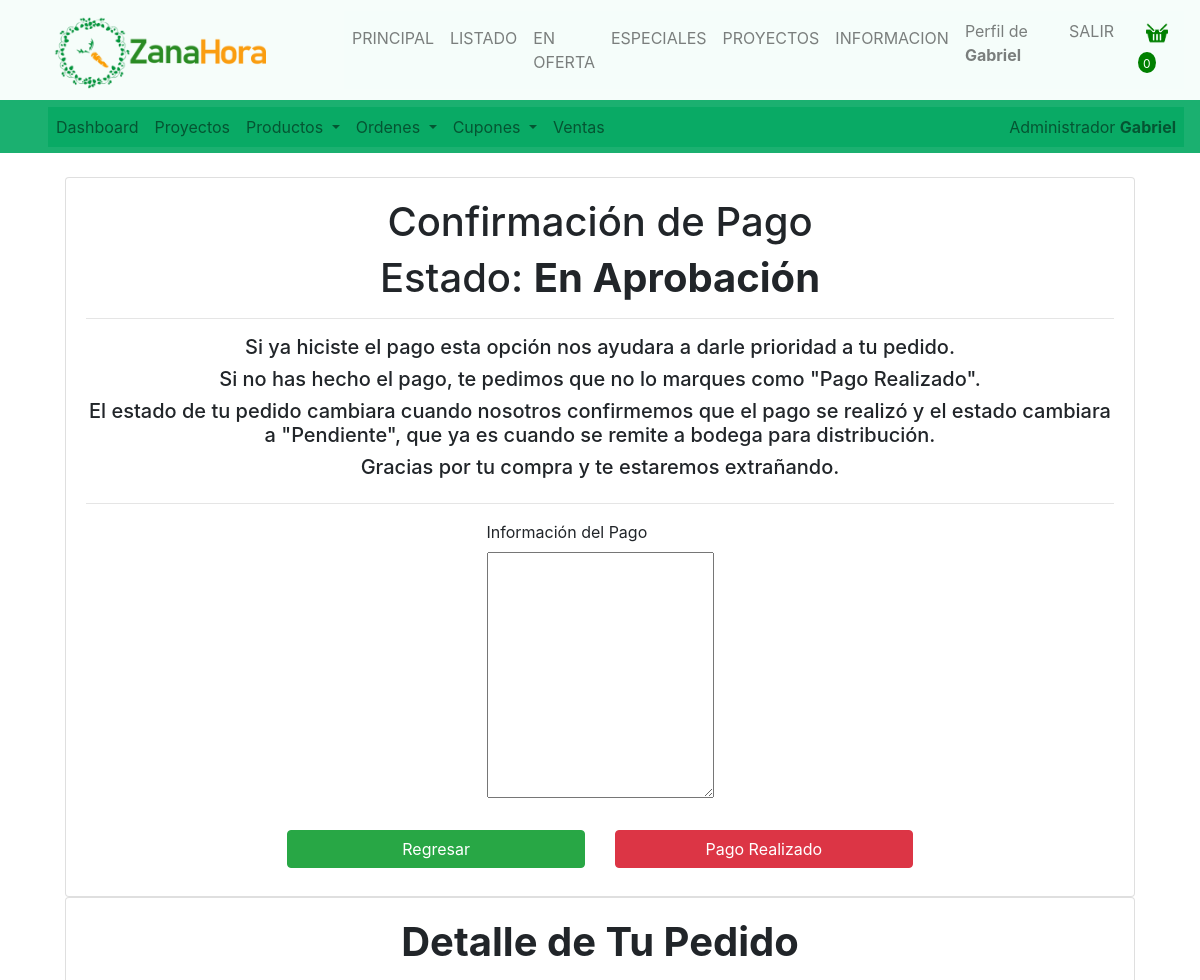
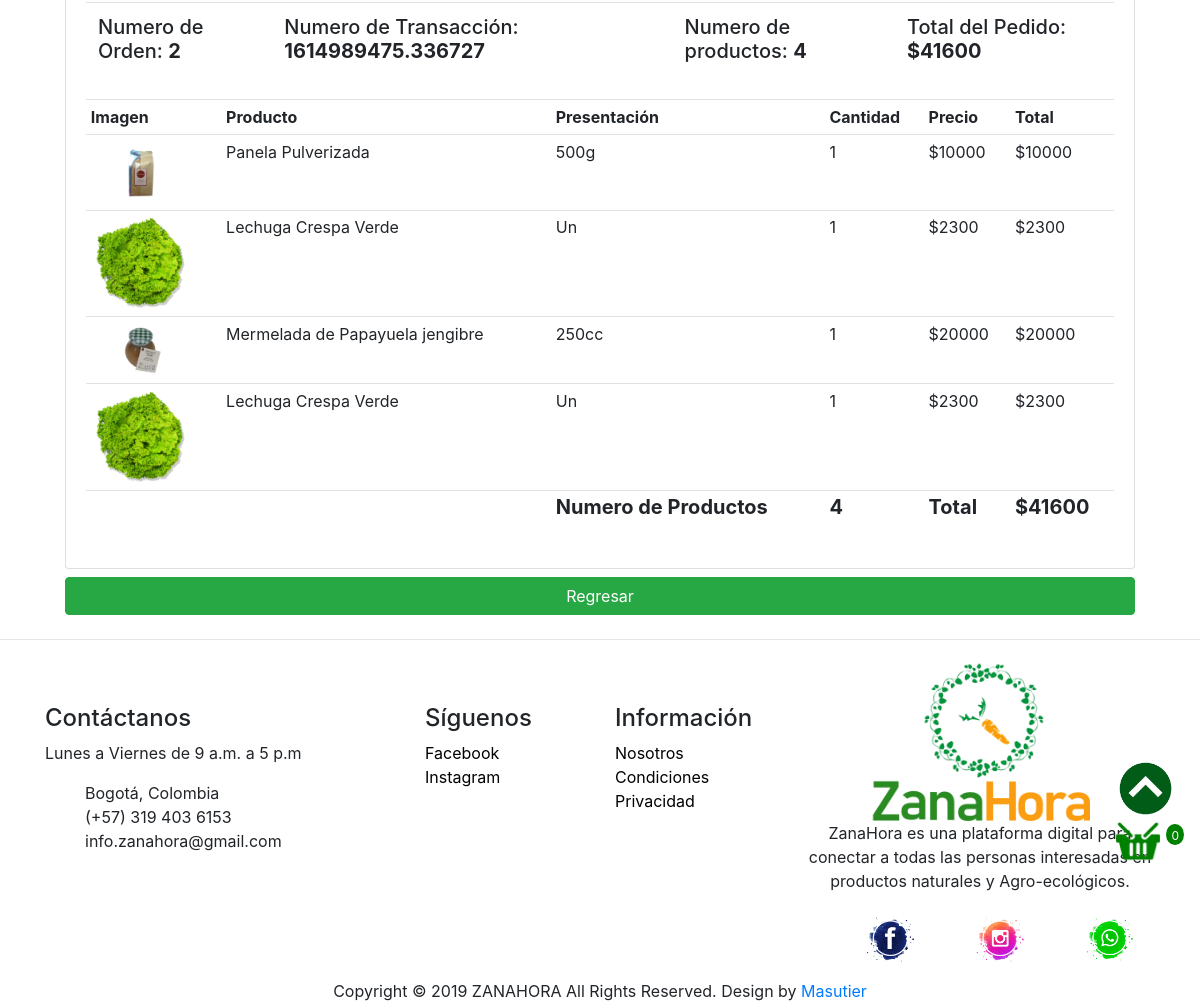
Page /orders/pay_confirm/2/ (signed in) on the committed database (2 pictures, top to bottom).
### orders/models.py (models this page shows, shortened)
class Order(models.Model):
    STATUS = (
        ('En Aprobación', 'En Aprobación'),
        ('Pago Realizado', 'Pago Realizado'),
        ('Pendiente', 'Pendiente'),
        ('En Ruta', 'En Ruta'),
        ('Entrega Confirmada', 'Entrega Confirmada'),
        ('Entregado', 'Entregado'),
        ('Rechazado', 'Rechazado'),
    )
    PAYMENT = (
        ('Daviplata', 'Daviplata'),
        ('Nequi', 'Nequi'),
        ('Bitcoin', 'Bitcoin'),
        ('Contra Entrega', 'Contra Entrega'),
    )
    customer = models.ForeignKey(Customer, on_delete=models.SET_NULL, blank=True, null=True)
    status = models.CharField(max_length=100, blank=True, null=True, default='En Aprobación', choices=STATUS)
    complete = models.BooleanField(default=False, blank=False, null=True)
    transaction_id = models.CharField(max_length=100, blank=True, null=True)
    note = models.TextField(blank=True, null=True)
    pay = models.CharField(max_length=50, blank=True, null=True, choices=PAYMENT)
    pay_note = models.TextField(blank=True, null=True)
    repartidor = models.ForeignKey(Repartidor, on_delete=models.SET_NULL, blank=True, null=True)
    address = models.CharField(max_length=80, blank=True, null=True)
    barrio = models.CharField(max_length=80, blank=True, null=True)
    city = models.CharField(max_length=80, blank=True, null=True, default='Bogotá')
    state = models.CharField(max_length=80, blank=True, null=True, default='Bogotá D.C.')
    country = models.CharField(max_length=80, blank=True, null=True, default='Colombia')
    zipcode = models.CharField(max_length=10, blank=True, null=True, default='111311')
    date_created = models.DateTimeField(auto_now_add=True, blank=True, null=True)
    date_modify = models.DateTimeField(auto_now_add=False, auto_now = True, blank=True, null=True)
    coupon = models.ForeignKey(Coupon, on_delete=models.SET_NULL, null=True, blank=True)
    @property
    def hist_order_total(self):
        orderitems = self.orderitem_set.all()
        total = sum([item.hist_get_total for item in orderitems])
        total += 7000
        return total
    @property
    def get_cart_items(self):
        orderitems = self.orderitem_set.all()
        total = sum([item.quantity for item in orderitems])
        return total

class OrderItem(models.Model):
    product = models.ForeignKey(Product, on_delete=models.SET_NULL, blank=True, null=True)
    order = models.ForeignKey(Order, on_delete=models.CASCADE, blank=True, null=True)
    quantity = models.IntegerField(default=0, blank=True, null=True,)
    itemPrice = models.DecimalField(max_digits=15, decimal_places=0, blank=True, null=True)
    itemCosto = models.DecimalField(max_digits=15, decimal_places=0, blank=True, null=True)
    date_added = models.DateTimeField(auto_now_add=True, blank=True, null=True)
    @property
    def hist_get_total(self):
        total = int(self.itemPrice) * int(self.quantity)
        return total

### products/models.py (models this page shows, shortened)
class Product(models.Model):
    LABEL = (
        ('Usual', 'Usual'),
        ('Nuevo', 'Nuevo'),
        ('Oferta', 'Oferta'),
        ('Especial', 'Especial')
    )
    CONTENIDO = (
        ('Gluten', 'gluten'),
        ('Lacteo', 'Lacteo'),
        ('Syrup', 'Syrup'),
        ('Soya', 'Soya'),
        ('Maní', 'Maní'),
    )
    STATUS = (
        ('Apply', 'Apply'),
        ('Aproved', 'Aproved'),
        ('Void', 'Void'),
        ('Delete', 'Delete')
    )
    CATEGORY = (
        ('Verduras', 'Verduras'),
        ('Legumbres', 'Legumbres'),
        ('Tuberculos', 'Tuberculos'),
        ('Frutas', 'Frutas'),
        ('Frutos_Secos', 'Frutos_Secos'),
        ('Aceites', 'Aceites'),
        ('Endulzantes', 'Endulzantes'),
        ('Especias', 'Especias'),
        ('Conservas', 'Conservas'),
        ('Bebidas', 'Bebidas'),
        ('Pasabocas', 'Pasabocas'),
        ('Proteina_Vegetal', 'Proteina_Vegetal'),
        ('Cosmetica', 'Cosmetica'),
        ('Otro', 'Otro')
    )
    status = models.CharField(max_length=10, blank=True, null=True, default='Apply', choices=STATUS)
    categoria = models.CharField(max_length=30, blank=True, null=True, choices=CATEGORY)
    natural = models.ManyToManyField(Natural, blank=True)
    estilo = models.ManyToManyField(Estilo, blank=True)
    name = models.CharField(max_length=60, blank=True, null=True)
    contenido = models.CharField(max_length=15, blank=True, null=True, choices=CONTENIDO)
    foto1 = models.ImageField(default='media/img/products/defaultProduct.png', upload_to='media/img/products')
    foto2 = models.ImageField(upload_to='media/img/products', blank=True, null=True)
    foto3 = models.ImageField(upload_to='media/img/products', blank=True, null=True)
    foto4 = models.ImageField(upload_to='media/img/products', blank=True, null=True)
    description = models.TextField(blank=True, null=True)
    presenta = models.CharField(max_length=10, blank=True, null=True)
    cantidad = models.DecimalField(max_digits=5, decimal_places=0, blank=True, null=True)
    label = models.CharField(max_length=10, blank = True, null=True, choices=LABEL)
    price = models.DecimalField(max_digits=15, decimal_places=0, blank=True, null=True)
    discount_price = models.DecimalField(max_digits=15, decimal_places=0, blank=True, null=True)
    costo = models.DecimalField(max_digits=15, decimal_places=0, blank=True, null=True)
    project = models.ForeignKey(Project, on_delete=models.CASCADE, blank=True, null=True)
    perecedero = models.BooleanField(default=True, blank=True, null=True)
    digital = models.BooleanField(default=False, blank=True, null=True)
    date_created = models.DateTimeField(auto_now_add=True, blank=True, null=True)
    date_modify = models.DateTimeField(auto_now_add=False, auto_now = True, blank=True, null=True)

### orders/views.py (the view, shortened to what this page needs)
# urls.py: path('orders/pay_confirm/<str:pk>/', confirmaPago, name="pay_confirm"),
@login_required(login_url='login')
def confirmaPago(request, pk):
    customer = request.user.customer
    order = Order.objects.get(id=pk)
    form = OrderForm(instance=order)
    if request.user.is_authenticated:
        data = cartData(request)
        cartItems = data['cartItems']
    else:
        cartItems = 0
    context = {'form': form, 'order': order, 'cartItems': cartItems}
    return render(request, 'orders/pay_confirm.html', context)

### orders/forms.py
class OrderForm(ModelForm):
    class Meta:
        model = Order
        fields = '__all__'
        exclude = ['user', 'status']

### users/models.py (called while the page is built)
    def __str__(self):
        return self.name

### users/utils.py (called while the page is built)
def cartData(request):
    if request.user.is_authenticated:
        customer = request.user.customer
        order, created = Order.objects.get_or_create(customer=customer, complete=False)
        items = order.orderitem_set.all()
        cartItems = order.get_cart_items
    return {'cartItems': cartItems, 'order': order, 'items': items}

### orders/templates/orders/pay_confirm.html (shortened to what this page needs)
{% extends 'zanamain/main.html' %}
{% load static %}
{% block content %}
<br>
<div class="col-md-11 mx-auto">
    <div class="card card-body">
        <div class="ml-4 mx-auto c">
            <h1>Confirmación de Pago</h1>
        </div>
        <div class="ml-4 mx-auto c">
            <h1>Estado: <strong>{{order.status}}</strong></h1>
            <hr>
            <h5>Si ya hiciste el pago esta opción nos ayudara a darle prioridad a tu pedido.</h5>
            <h5>Si no has hecho el pago, te pedimos que no lo marques como "Pago Realizado".</h5>
            <h5>El estado de tu pedido cambiara cuando nosotros confirmemos que el pago se realizó y el estado cambiara a "Pendiente", que ya es cuando se remite a bodega para distribución.</h5>
            <h5>Gracias por tu compra y te estaremos extrañando.</h5>
        </div>
        <hr>
        <form action="" method="POST">
            <div class="col-md-3 row mx-auto c ">
                <label>Información del Pago</label>
                {{form.pay_note}}
            </div>
            <br>
            <div class="col-md-8 row mx-auto ">
                <div class="col-md-6 c">
                    <button class="btn btn-success btn-block my-2" onclick="goBack()">Regresar</button>
                </div>
                <div class="col-md-6 c">
                    <input class="btn btn-danger btn-block my-2" type="submit" name="submit" value="Pago Realizado">
                </div>
            </div>
        </form>
    </div>
    <div class="card card-body">
        <div class="ml-4 mx-auto mb-2 c">
            <h1><strong>Detalle de Tu Pedido</strong></h1>
        </div>
        <ordendetail>
        <table class="table">
            <tr>
                <th><h5>Numero de Orden: <strong>{{order.id}}</strong></h5></th>
                <th><h5>Numero de Transacción: <strong>{{order.transaction_id}}</strong></h5></th>
                <th><h5>Numero de productos: <strong>{{order.get_cart_items}}</strong></h5></th>
                <th><h5>Total del Pedido: <strong>${{order.hist_order_total}}</strong></h5></th>
            </tr>
        </table>
        </ordendetail>
        <orderdes>
        <table class="table table-sm">
            <tr>
                <th>Imagen</th>
                <th>Producto</th>
                <th>Presentación</th>
                <th>Cantidad</th>
                <th>Precio</th>
                <th>Total</th>
            </tr>
            {% for item in order.orderitem_set.all %}
            <tr>
                <td><img class="cartprodimg" src="{{item.product.foto1.url}}" alt="Zanahora"></td>
                <td>{{item.product.name}}</td>
                <td>{{item.product.presenta}}</td>
                <td>{{item.quantity}}</td>
                <td>${{item.itemPrice}}</td>
                <td>${{item.hist_get_total}}</td>
            </tr>
            {% endfor %}
            <tr>
                <td></td>
                <td></td>
                <td><h5><strong>Numero de Productos</strong></h5></td>
                <td><h5><strong>{{order.get_cart_items}}</strong></h5></td>
                <td><h5><strong>Total</strong></h5></td>
                <td><h5><strong>${{order.hist_order_total}}</strong></h5></td>
            </tr>
        </table>
        </orderdes>
    </div>
    <div class="c">
        <button class="btn btn-success btn-block my-2" onclick="goBack()">Regresar</button>
    </div>
</div>
{% endblock content %}

### zanamain/templates/zanamain/partials/navbar.html (shortened to what this page needs)
{% load static %}
<nav class="navbar navbar-expand-lg navbody navbar-light navbar-custom">
    <a class="navbar-brand " href="/"><img src="{% static '/img/logos/zhorizontal500.png' %}" class="imgnav" alt="Zanahora" /></a>
    <div class="collapse navbar-collapse navpad zztop" id="navbarNav1">
        <ul class="navbar-nav mr-auto">
            <li class="nav-item"><a class="nav-link" href="{% url 'home' %}">PRINCIPAL</a></li>
            <li class="nav-item"><a class="nav-link" href="{% url 'prod_all' %}">LISTADO</a></li>
            <li class="nav-item"><a class="nav-link" href="{% url 'prod_offert' %}">EN OFERTA</a></li>
            <li class="nav-item"><a class="nav-link" href="{% url 'prod_special' %}">ESPECIALES</a></li>
            <li class="nav-item"><a class="nav-link" href="{% url 'projects_all' %}">PROYECTOS</a></li>
            <li class="nav-item"><a class="nav-link" href="{% url 'info_icons' %}">INFORMACION</a></li>
        </ul>
        <ul class="navbar-nav mt-2 mt-lg-0">
            {% if user.is_authenticated %}
                <li class="nav-item navtext"><a class="nav-link" href="{% url 'user_page' %}">Perfil de <strong>{{user.first_name}}</strong></a></li>
                <li class="nav-item navtext"><a class="nav-link" href="{% url 'logout' %}">SALIR</a></li>
                <li class="nav-item navtext">
                    <div class="row  ml-3 mr-2">
                        <a class="nav-link" href="{% url 'cart' %}">
                            <img src="{% static '/img/icons/costal.png' %}" class="costalico" />
                        </a>
                        <p id="cart-total">{{cartItems}}</p>
                    </div>
                </li>
            {% else %}
                <li class="nav-item navtext"><a class="nav-link" href="{% url 'register' %}">REGISTRATE</a></li>
                <li class="nav-item navtext"><a class="nav-link" href="{% url 'login' %}">INICIAR SESION</a></li>
            {% endif %}
        </ul>
    </div>
</nav>

### mainAdmin/templates/mainAdmin/partials/navbar_admin.html (shortened to what this page needs)
{% load static %}
<nav class="navbaradm navbar-expand-lg navbodyadm navbar-light navbar-custom-adm">
    <div class="collapse navbar-collapse navpadadm zztopadm" id="navbarNav2">
        <ul class="navbar-nav mr-auto">
            <li class="nav-item"><a class="nav-link" href="{% url 'adminHome' %}">Dashboard</a></li>
            <li class="nav-item"><a class="nav-link" href="{% url 'projects' %}">Proyectos</a></li>
            <li class="nav-item dropdown">
                <a class="nav-link dropdown-toggle" href="#" id="navbarDropdown" role="button" data-toggle="dropdown" aria-haspopup="true" aria-expanded="false">
                    Productos
                </a>
            </li>
            <li class="nav-item dropdown">
                <a class="nav-link dropdown-toggle" href="#" id="navbarDropdown" role="button" data-toggle="dropdown" aria-haspopup="true" aria-expanded="false">
                    Ordenes
                </a>
            </li>
            <li class="nav-item dropdown">
                <a class="nav-link dropdown-toggle" href="#" id="navbarDropdown" role="button" data-toggle="dropdown" aria-haspopup="true" aria-expanded="false">
                    Cupones
                </a>
            </li>
            <li class="nav-item"><a class="nav-link" href="{% url 'ventas_all' %}">Ventas</a></li>
        </ul>
        <ul class="navbar-nav mt-2 mt-lg-0">
            <li class="nav-item navtext"><a class="nav-link" href="{% url 'user_page' %}">Administrador <strong>{{user.first_name}}</strong></a></li>
        </ul>
    </div>
</nav>

### static/css/all.css (style rules this page uses)
.c { text-align: center !important; }
body { background-color: #fff; }
.cartprodimg { width: 100px; border-radius: 10px; }

### static/css/menus.css (style rules this page uses)
.navbody { height: 75pt; }
.navbar-custom { background-color: rgba(246, 253, 250, 0.9); }
.imgnav { width: 250px; height: auto; vertical-align: middle; border-style: none; -webkit-margin-bottom-collapse: initial; margin-right: 30PX; padding-top: 5px; padding-left: 30px; z-index: 1000; }
.navpad { margin-left: 2rem; }
.zztop { background-color: rgba(246, 253, 250, 0.92); z-index: 1000; }
.costalico { width: 22px; height: auto; }
#cart-total { display: block; text-align: center; color: #fff; background-color: green; width: auto; height: auto; border-radius: 50%; font-size: 12px; padding-top: 3px; padding-right: 5px; padding-left: 5px; }
.navbaradm { position: relative; display: -ms-flexbox; display: flex; -ms-flex-wrap: wrap; flex-wrap: wrap; -ms-flex-align: center; align-items: center; -ms-flex-pack: justify; justify-content: space-between; padding: 0.3rem 1rem; }
.navbodyadm { height: 40pt; }
.navbar-custom-adm { background-color: rgba(8, 170, 100, 0.92); }
.navpadadm { margin-left: 2rem; }
.zztopadm { background-color: rgba(8, 170, 100, 0.92); z-index: 900; }

### static/css/response.css (style rules this page uses)
ordendetail { overflow-x: auto; }
orderdes { overflow-x: auto; }

### rows in the picture
Order: status "En Aprobación", id "2", transaction_id "1614989475.336727", get_cart_items "4", hist_order_total "41600"
OrderItem: product.foto1 (picture), product.name "Panela Pulverizada", product.presenta "500g", quantity "1", itemPrice "10000", hist_get_total "10000"
OrderItem: product.foto1 (picture), product.name "Lechuga Crespa Verde", product.presenta "Un", quantity "1", itemPrice "2300", hist_get_total "2300"
OrderItem: product.foto1 (picture), product.name "Mermelada de Papayuela jengibre", product.presenta "250cc", quantity "1", itemPrice "20000", hist_get_total "20000"
OrderItem: product.foto1 (picture), product.name "Lechuga Crespa Verde", product.presenta "Un", quantity "1", itemPrice "2300", hist_get_total "2300"

### other values in the picture
{{ user.first_name }} "Gabriel"
{{ cartItems }} "0"
